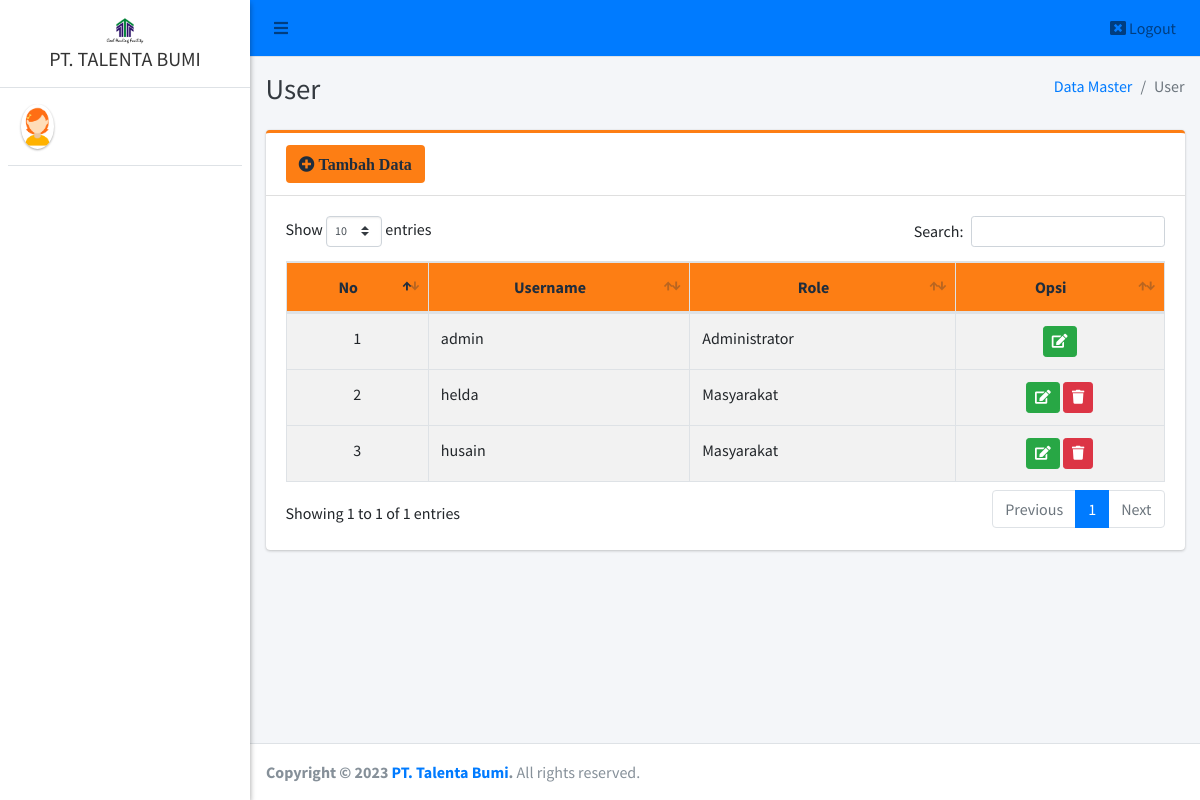
Before: /admin/user/index.php with the older database file.
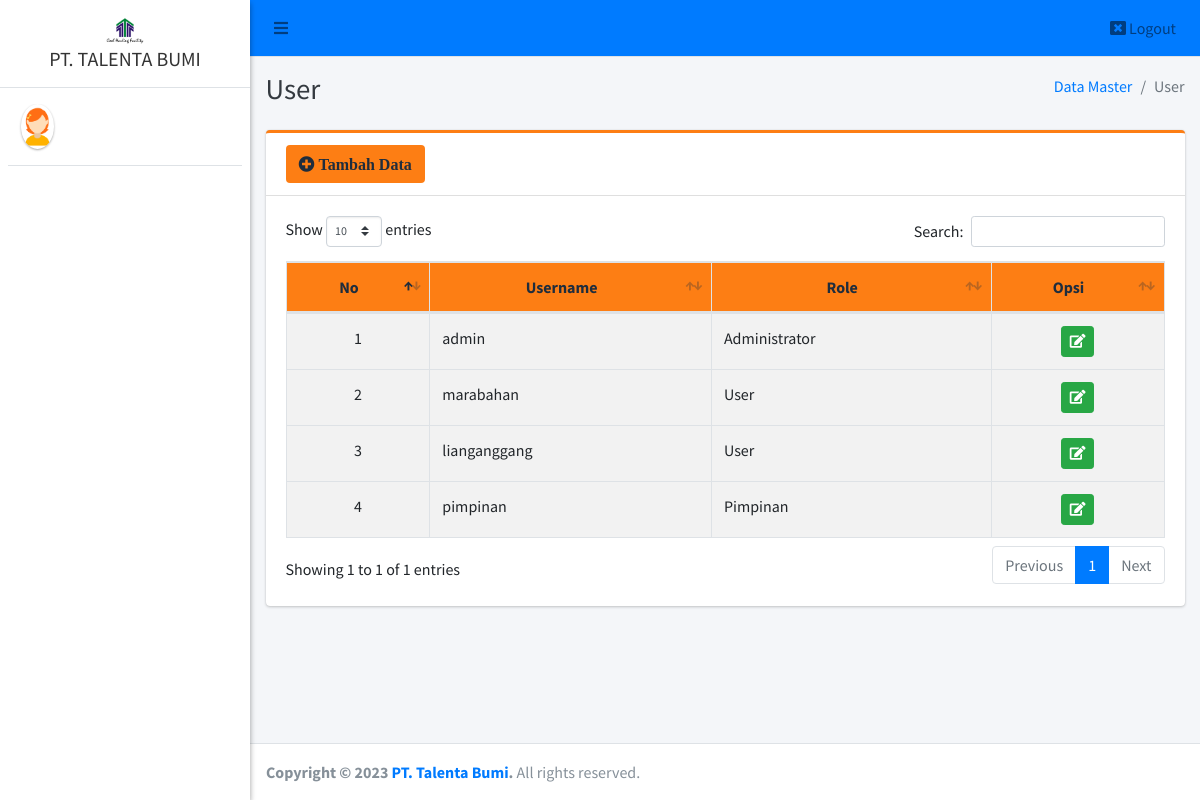
After: the same page with the newer database file.
### tables this page shows
CREATE TABLE `user` (
  `id_user` int(11) NOT NULL,
  `nama` varchar(25) DEFAULT NULL,
  `username` varchar(50) NOT NULL,
  `password` varchar(100) NOT NULL,
  `role` varchar(20) NOT NULL
);

### admin/user/index.php (the view, shortened to what this page needs)
<?php
require '../../config/koneksi.php';
?>
<!DOCTYPE html>
<html>
<?php
include '../../templates/head.php';
?>
<body class="hold-transition sidebar-mini layout-fixed">
    <div class="wrapper">
        <?php
        include '../../templates/navbar.php';
        ?>
        <?php
        include '../../templates/sidebar.php';
        ?>
        <div class="content-wrapper">
            <div class="content-header">
                <div class="container-fluid">
                    <div class="row mb-2">
                        <div class="col-sm-6">
                            <h1 class="m-0 text-dark">User</h1>
                        </div>
                        <div class="col-sm-6">
                            <ol class="breadcrumb float-sm-right">
                                <li class="breadcrumb-item"><a href="#">Data Master</a></li>
                                <li class="breadcrumb-item active">User</li>
                            </ol>
                        </div>
                    </div>
                </div>
            </div>
            <section class="content">
                <div class="container-fluid">
                    <div class="row">
                        <div class="col-12">
                            <div class="card card-orange card-outline">
                                <div class="card-header">
                                    <a href="tambah" class="btn bg-orange"><i class="fa fa-plus-circle"> Tambah Data</i></a>
                                </div>
                                <div class="card-body">
                                    <div class="table-responsive">
                                        <table id="example1" class="table table-bordered table-striped">
                                            <thead class="bg-orange">
                                                <tr align="center">
                                                    <th>No</th>
                                                    <th>Username </th>
                                                    <th>Role</th>
                                                    <th>Opsi</th>
                                                </tr>
                                            </thead>
                                            <?php
                                            $no = 1;
                                            $data = $koneksi->query("SELECT * FROM user");
                                            while ($row = $data->fetch_array()) {
                                            ?>
                                                <tbody style="background-color: white">
                                                    <tr>
                                                        <td align="center"><?= $no++ ?></td>
                                                        <td><?= $row['username'] ?></td>
                                                        <td><?= $row['role'] ?></td>
                                                        <td align="center">
                                                            <?php if ($row['role'] != 'Masyarakat') { ?>
                                                                <a href="edit?id=<?= $row['id_user'] ?>" class="btn btn-success btn-sm" title="Edit"><i class="fa fa-edit"></i></a>
                                                            <?php } else { ?>
                                                                <a href="edit?id=<?= $row['id_user'] ?>" class="btn btn-success btn-sm" title="Edit"><i class="fa fa-edit"></i></a>
                                                                <a href="hapus?id=<?= $row['id_user'] ?>" class="btn btn-danger btn-sm alert-hapus" title="Hapus"><i class="fa fa-trash"></i></a>
                                                            <?php } ?>
                                                        </td>
                                                    </tr>
                                                </tbody>
                                            <?php } ?>
                                        </table>
                                    </div>
                                </div>
                            </div>
                        </div>
                    </div>
                </div>
            </section>
        </div>
        <?php include_once "../../templates/footer.php"; ?>
    </div>
</body>
</html>

Changed rows visible on the page:
removed user: username "helda", role "Masyarakat"
removed user: username "husain", role "Masyarakat"
added user: username "marabahan", role "User"
added user: username "lianganggang", role "User"
added user: username "pimpinan", role "Pimpinan"
